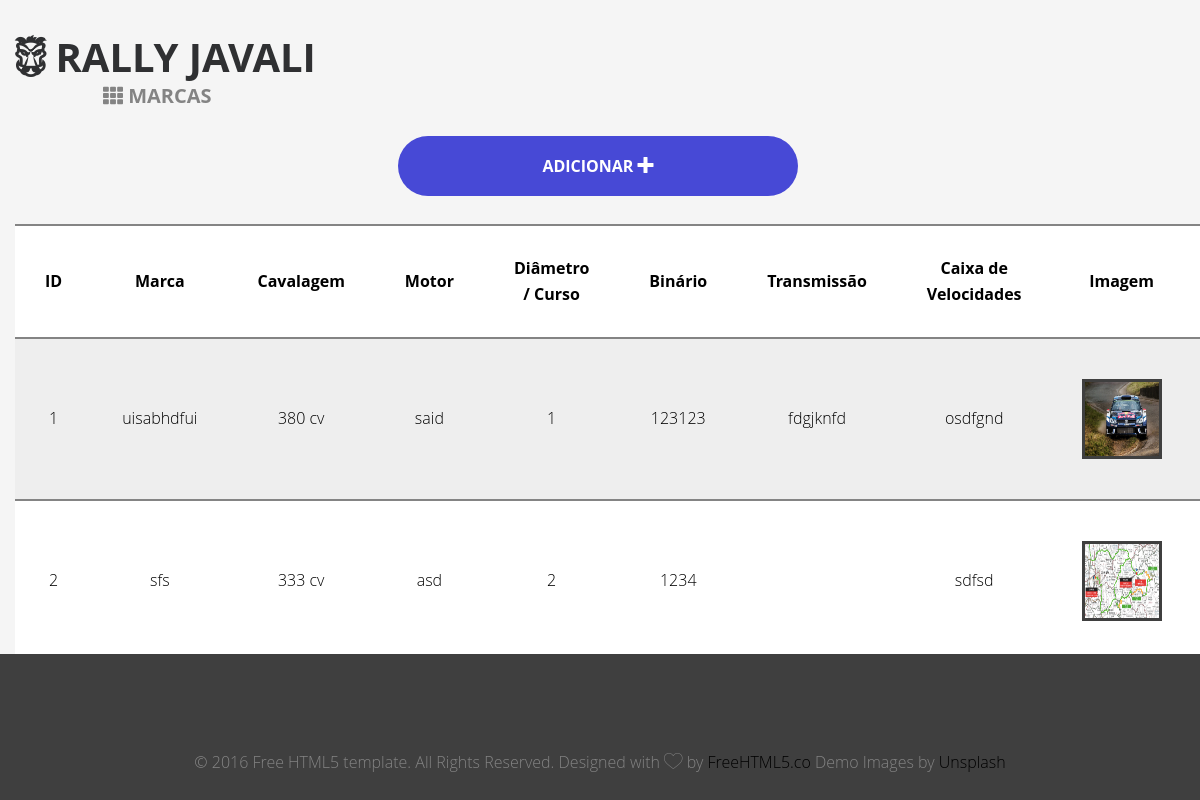
Screenshot of /Admin/marcas.php with the database file from the repository.
### tables this page shows
CREATE TABLE `marcas`  (
  `marcasId` int(11) NOT NULL,
  `marcasNome` varchar(10) NOT NULL,
  `marcasCavalagem` int(11) NULL DEFAULT NULL,
  `marcasMotor` varchar(45) NOT NULL,
  `marcasDiam` decimal(2, 0) NOT NULL,
  `marcasBinario` int(11) NOT NULL,
  `marcasTrans` varchar(45) NOT NULL,
  `marcasCaixa` varchar(45) NOT NULL,
  `marcasImgUrl` varchar(45) NOT NULL,
  PRIMARY KEY (`marcasId`) USING BTREE
);

### Admin/marcas.php (the view, shortened to what this page needs)
<?php
include_once("Includes/body.inc.php");
$sql ="select * from marcas;";
$result = mysqli_query($con, $sql);
?>
        <div id="fh5co-content-section" class="fh5co-section-gray"><p></p>
            <div class="container">
                <div class="row">
                    <a class="sub-title-admin"><i class="fas fa-th"></i><strong> Marcas</strong></a>
                    <div class="col text-center">
                        <div class="desc animate-box">
                            <button class="btn btn-primary" style="height: 60px; width: 400px" onclick="location.href='adicionar_marcas.php'"><strong>ADICIONAR </strong></a><i class="icon-plus3"></i></button>
                        </div>
                    </div>
                </div>
            </div>
            <div class="active">
                <div class="container">
                    <div class="row">
                        <div class="desc animate-box">
                            <table id="t01">
                                <tbody>
                                <tr>
                                    <th><a class="nolink"><strong>ID </strong></a></th>
                                    <th><a class="nolink"><strong>Marca </strong></a></th>
                                    <th><a class="nolink"><strong>Cavalagem </strong></a></th>
                                    <th><a class="nolink"><strong>Motor </strong></a></th>
                                    <th><a class="nolink"><strong>Diâmetro / Curso </strong></a></th>
                                    <th><a class="nolink"><strong>Binário </strong></a></th>
                                    <th><a class="nolink"><strong>Transmissão </strong></a></th>
                                    <th><a class="nolink"><strong>Caixa de Velocidades </strong></a></th>
                                    <th><a class="nolink"><strong>Imagem </strong></a></th>
                                    <th><a class="nolink"><strong> Opções </strong></a></th>
                                </tr>
                                <?php
                                while ($dados = mysqli_fetch_array($result)) {
                                    ?>
                                <tr class="active" data-number="1">
                                    <td><a class="nolink"><?php echo $dados['marcasId'] ?></a></td>
                                    <td><a class="nolink"><?php echo $dados['marcasNome'] ?></a></td>
                                    <td><a class="nolink"><?php echo $dados['marcasCavalagem'] ?> cv</a></td>
                                    <td><a class="nolink"><?php echo $dados['marcasMotor'] ?></a></td>
                                    <td><a class="nolink"><?php echo $dados['marcasDiam'] ?></a></td>
                                    <td><a class="nolink"><?php echo $dados['marcasBinario'] ?></a></td>
                                    <td><a class="nolink"><?php echo $dados['marcasTrans'] ?></a></td>
                                    <td><a class="nolink"><?php echo $dados['marcasCaixa'] ?></a></td>
                                    <td><img id="img1" src="../<?php echo $dados['marcasImgUrl'] ?>"></td>
                                    <td></td>
                                </tr
                                    <?php
                                }
                                ?>
                            </table>
                        </div>
                    </div>
                </div>
            </div>
        </div>

### Admin/css/icomoon.css (style rules this page uses)
[class^="icon-"], [class*=" icon-"] { font-family: 'icomoon' !important; speak: none; font-style: normal; font-weight: normal; font-variant: normal; text-transform: none; line-height: 1; -webkit-font-smoothing: antialiased; -moz-osx-font-smoothing: grayscale; }
.icon-plus3:before { content: "\ebc8"; }

### Admin/css/style.css (style rules this page uses)
body { font-family: "Open Sans", Arial, sans-serif; line-height: 1.6; font-size: 16px; background: #fff; color: #848484; font-weight: 300; overflow-x: hidden; }
a { color: #000000; -webkit-transition: 0.5s; -o-transition: 0.5s; transition: 0.5s; }
#fh5co-work-section, #fh5co-services-section, #fh5co-content-section, #fh5co-work-section_2, #fh5co-blog-section, #fh5co-features { padding: 7em 0; }
.fh5co-section-gray { background: rgba(0, 0, 0, 0.04); }
.btn { margin-right: 4px; margin-bottom: 4px; font-family: "Open Sans", Arial, sans-serif; font-size: 16px; font-weight: 100; -webkit-border-radius: 30px; -moz-border-radius: 30px; -ms-border-radius: 30px; border-radius: 30px; -webkit-transition: 0.5s; -o-transition: 0.5s; transition: 0.5s; padding: 8px 20px; }
.btn-primary { background: rgba(0, 4, 202, 0.71); color: #fff; border: rgba(0, 4, 202, 0.71); }
.js .animate-box { opacity: 0; }
.sub-title-admin { position: absolute; top: 80px; left: 103px; font-size: 20px; text-transform: uppercase; font-weight: 400; color: #848484; }

### Admin/marcas.php (style rules this page uses)
#img1 { width: 80px; height: 80px; border: 3px solid #3f3f3f; }

### Admin/Includes/body.inc.php (style rules this page uses)
table, th, td { margin-left: auto; margin-right: auto; border: 2px solid #848484; border-collapse: collapse; border-right: none; border-left: none; }
th, td { padding: 30px; text-align: center; }
table#t01 tr:nth-child(even) { background-color: #eee; }
table#t01 tr:nth-child(odd) { background-color: #fff; }
table#t01 th { background-color: White; color: white; }

### rows the page displays
marcas: marcasId "1", marcasNome "uisabhdfui", marcasCavalagem "380", marcasMotor "said", marcasDiam "1", marcasBinario "123123", marcasTrans "fdgjknfd", marcasCaixa "osdfgnd", marcasImgUrl (picture)
marcas: marcasId "2", marcasNome "sfs", marcasCavalagem "333", marcasMotor "asd", marcasDiam "2", marcasBinario "1234", marcasCaixa "sdfsd", marcasImgUrl (picture)
